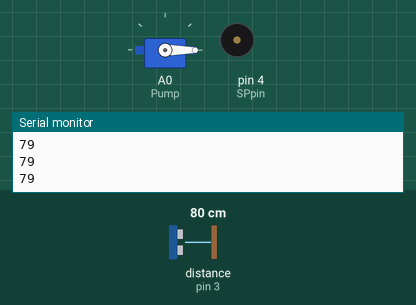
Bench run of a sketch on a simulated Arduino Uno, built with avr-gcc and run on an emulated ATmega328P. Shown: servo, buzzer (waves = sounding), the last lines printed to the serial monitor. Wiring (inferred from the names in the program): ultrasonic range finder: trigger pin 2; echo pin 3. The test bench sets the inputs (shaded band); at power-on: distance to the obstacle (sensor on pin 3) 80 cm. The echo pulse lasts 58.3 µs per cm.

Above: at 3.2 s.
3.3 s: distance to the obstacle (sensor on pin 3) set to 53 cm
4.8 s: distance to the obstacle (sensor on pin 3) set to 45 cm
At 5.2 s:
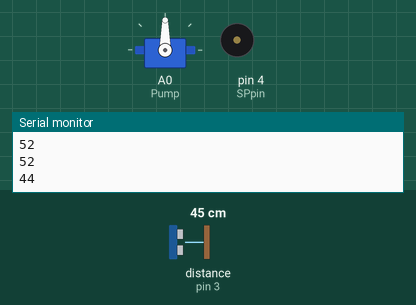
7.8 s: distance to the obstacle (sensor on pin 3) set to 60 cm
At 8.17 s:
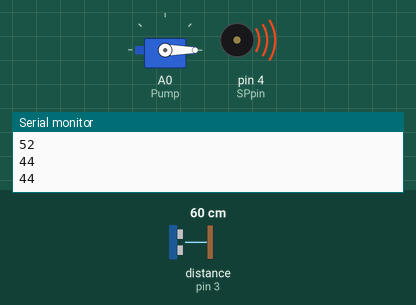
Timing chart, 0 to 10.8 s (numbered marks = the images above; inputs shaded):
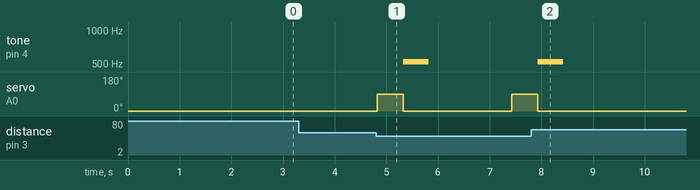

The sketch:

v1.0.0_code.ino
```cpp
#include<Servo.h>

const int SPpin = 4;    //Speaker Pin
const int TRGpin = 2;   //Trigger Pin of Ultrasonic Sensor
const int ECHOpin = 3;  //Echo Pin of Ultrasonic Sensor

Servo Pump;

void setup()
{
  Pump.attach(A0);
  Pump.write(0);

  pinMode(TRGpin, OUTPUT);
  pinMode(ECHOpin, INPUT);
  pinMode(SPpin, OUTPUT);

  Serial.begin(9600);
  delay(2000);
}

long findDistance()
{
  long time = 0, distance = 0;

  digitalWrite(TRGpin, LOW);
  delayMicroseconds(5);

  digitalWrite(TRGpin, HIGH);
  delayMicroseconds(10);
  digitalWrite(TRGpin, LOW);

  time = pulseIn(ECHOpin, HIGH);    //Time in μs
  distance = (0.0343*time)/2;       //0.0343 - speed of sound in cm/μs

  return distance;
}

void pumpAction()
{
  Pump.write(90);
  delay(500);
  Pump.write(0);
}

void loop()
{
  long distance = findDistance();   //Distance in cm
  Serial.println(distance);

  if(distance < 50)
  {
    pumpAction();

    digitalWrite(SPpin, HIGH);
    tone(SPpin, 523, 500);

    delay(2000);
  }
  else
  {
    digitalWrite(SPpin, LOW);
    noTone(SPpin);
  }
  delay(100);
}
```

Measured:
- the behaviour switches between 51 and 50 cm on distance to the obstacle (sensor on pin 3) (found by bisection; images 0 and 1)
- after the input at 4.8 s, tone on pin 4 (SPpin): silent → 523 Hz after 0.53 s, → silent 0.50 s later; servo on A0 (Pump): 0° → 90° at once, → 0° 0.50 s later, → 90° 2.1 s later
- after the input at 7.8 s, tone on pin 4 (SPpin): goes on until 8.4 s, then stays silent; servo on A0 (Pump): goes on until 7.9 s, then stays 0°
